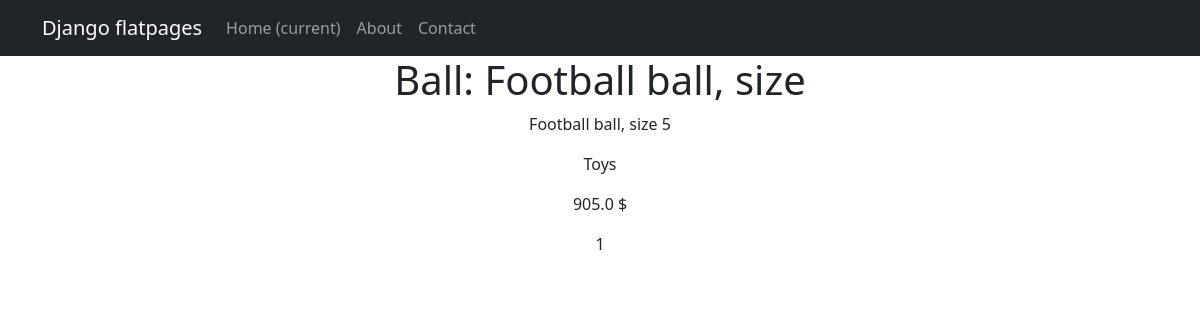
/products/1, run on the app's committed database.
### simpleapp/models.py (models this page shows, shortened)
class Product(models.Model):
    objects = None
    name = models.CharField(
        max_length=50,
        unique=True,
    )
    description = models.TextField()
    quantity = models.IntegerField(
        validators=[MinValueValidator(0)],
    )
    category = models.ForeignKey(
        to='Category',
        on_delete=models.CASCADE,
        related_name='products',
    )
    price = models.FloatField(
        validators=[MinValueValidator(0.0)],
    )
    def __str__(self):
        return f'{self.name.title()}: {self.description[:20]}'

class Category(models.Model):
    name = models.CharField(max_length=100, unique=True)

### simpleapp/views.py (the view)
# urls.py: path('<int:pk>', ProductDetail.as_view(), name='product_detail'),
class ProductDetail(DetailView):
    model = Product
    template_name = 'product.html'
    context_object_name = 'product'

### simpleapp/templatetags/custom_filters.py (called while the page is built)
@register.filter()
def currency(value, code='rub'):
   postfix = CURRENCIES_SYMBOLS[code]
   return f'{value} {postfix}'

### templates/product.html (shortened to what this page needs)
{% extends 'flatpages/default.html' %}
{% load custom_filters %}
{% block content %}
<h1>{{ product }}</h1>
<p>{{ product.description }}</p>
<p>{{ product.category.name }}</p>
<p>{{ product.price|currency:'usd' }}</p>
<p>{{ product.quantity }}</p>
{% endblock content %}

### data on the page
Product: name+description "Ball: Football ball, size", description "Football ball, size 5", category.name "Toys", price "905.0 $", quantity "1"
